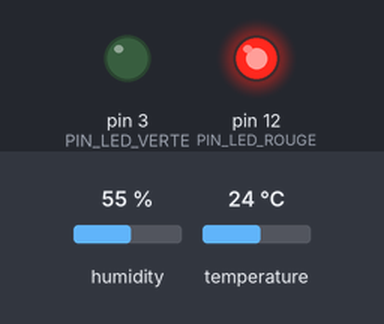
Bench run of a sketch on a simulated Arduino Uno, built with avr-gcc and run on an emulated ATmega328P. Parts: output pins drawn as LEDs (lit = HIGH). Inputs (shaded band) come from the test bench; at power-on: temperature 24 °C, humidity 55 %.

Above: at 2.8 s.
2.9 s: temperature set to 20.8 °C
5.6 s: temperature set to 19.6 °C
At 6.4 s:
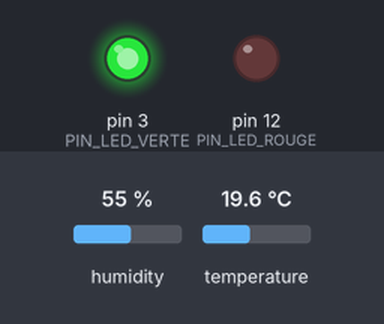
8.3 s: temperature set to 28 °C
At 11.1 s:
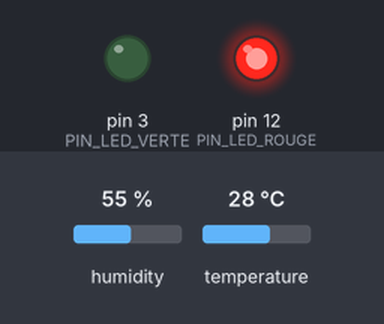
11.5 s: temperature set to 12 °C
At 12.8 s:
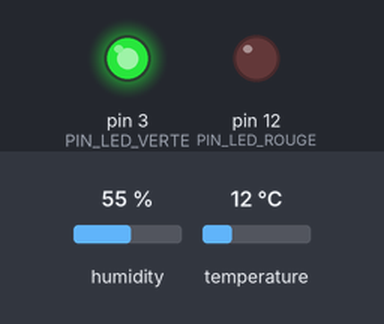
Timing chart, 0 to 14.5 s (numbered marks = the images above; inputs shaded):
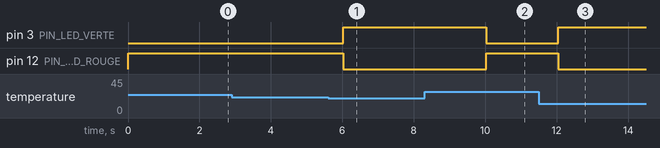

Measured:
- the behaviour switches between 20 and 19.9 °C on temperature (found by bisection; images 0 and 1)
- after the input at 2.9 s, every drawn part: stays the same
- after the input at 5.6 s, pin 3 (PIN_LED_VERTE): LOW → HIGH after 0.42 s; pin 12 (PIN_LED_ROUGE): HIGH → LOW after 0.42 s
- after the input at 8.3 s, pin 3 (PIN_LED_VERTE): HIGH → LOW after 1.7 s; pin 12 (PIN_LED_ROUGE): LOW → HIGH after 1.7 s
- after the input at 11.5 s, pin 3 (PIN_LED_VERTE): LOW → HIGH after 0.54 s; pin 12 (PIN_LED_ROUGE): HIGH → LOW after 0.54 s

The sketch:

capteur_dht22.ino
```cpp
// Capteur DHT22 : LED verte si T < 20 °C, sinon LED rouge
#include <DHT.h>

#define PIN_DHT        A0
#define PIN_LED_VERTE 3
#define PIN_LED_ROUGE 12
#define SEUIL_TEMP    20.0

DHT dht(PIN_DHT, DHT22);

void setup() {
  pinMode(PIN_LED_VERTE, OUTPUT);
  pinMode(PIN_LED_ROUGE, OUTPUT);
  dht.begin();
}

void loop() {
  float temperature = dht.readTemperature();

  if (!isnan(temperature)) {
    if (temperature < SEUIL_TEMP) {
      digitalWrite(PIN_LED_VERTE, HIGH);
      digitalWrite(PIN_LED_ROUGE, LOW);
    } else {
      digitalWrite(PIN_LED_VERTE, LOW);
      digitalWrite(PIN_LED_ROUGE, HIGH);
    }
  }

  delay(2000);  // le DHT22 ne se lit pas plus vite que toutes les 2 s
}
```
